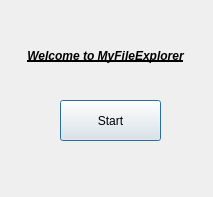
<?xml version="1.0" encoding="UTF-8"?>
<ui version="4.0">
 <class>Dialog</class>
 <widget class="QDialog" name="Dialog">
  <property name="geometry">
   <rect>
    <x>0</x>
    <y>0</y>
    <width>213</width>
    <height>197</height>
   </rect>
  </property>
  <property name="windowTitle">
   <string>Dialog</string>
  </property>
  <widget class="QPushButton" name="openDirectory">
   <property name="geometry">
    <rect>
     <x>60</x>
     <y>100</y>
     <width>101</width>
     <height>41</height>
    </rect>
   </property>
   <property name="text">
    <string>Start</string>
   </property>
  </widget>
  <widget class="QLabel" name="label">
   <property name="geometry">
    <rect>
     <x>20</x>
     <y>40</y>
     <width>171</width>
     <height>31</height>
    </rect>
   </property>
   <property name="font">
    <font>
     <pointsize>9</pointsize>
     <weight>75</weight>
     <italic>true</italic>
     <bold>true</bold>
     <underline>true</underline>
     <strikeout>false</strikeout>
    </font>
   </property>
   <property name="text">
    <string>Welcome to MyFileExplorer</string>
   </property>
   <property name="alignment">
    <set>Qt::AlignCenter</set>
   </property>
  </widget>
 </widget>
 <resources/>
 <connections/>
</ui>
